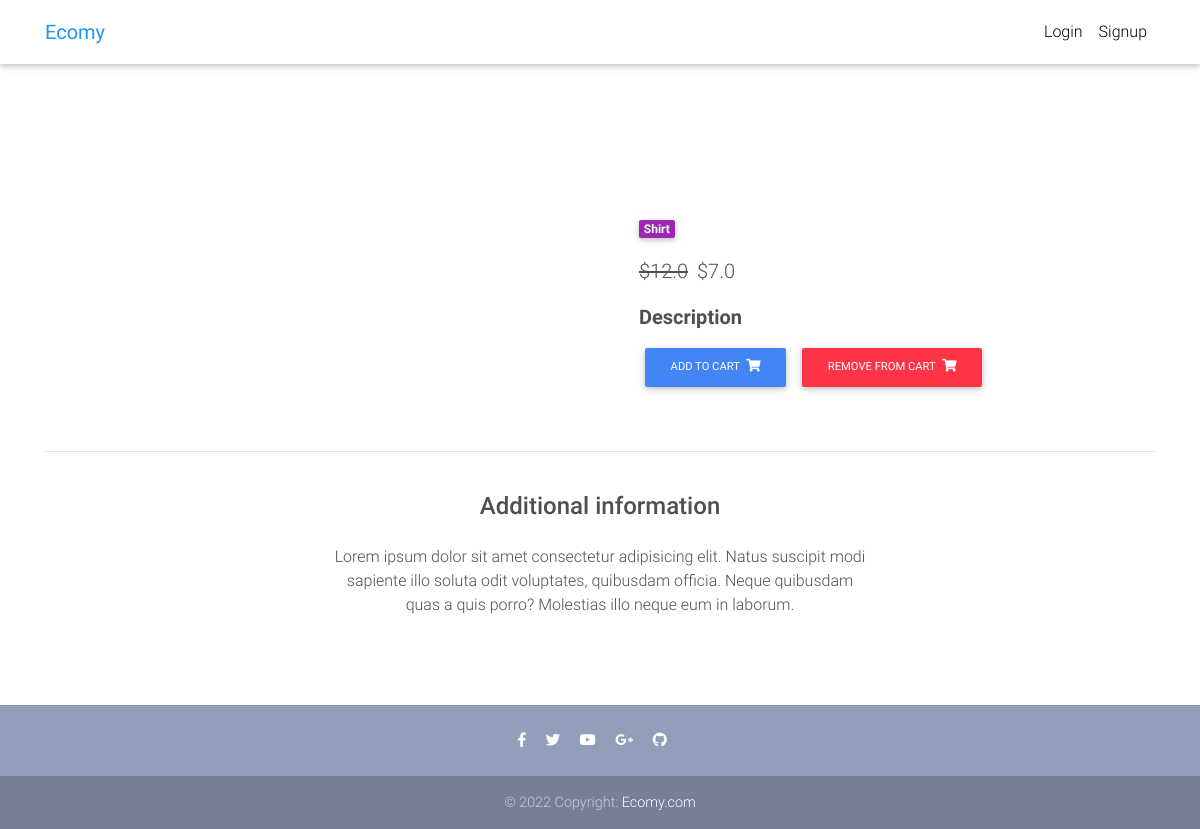
Page /product/test-product3/ on the committed database.
### core/models.py (models this page shows, shortened)
class Item(models.Model):
    title = models.CharField(max_length=100)
    price = models.FloatField()
    discount_price = models.FloatField(blank=True, null=True)
    category = models.CharField(choices=CATEGORY_CHOICES, max_length=2)
    label = models.CharField(choices=LABEL_CHOICES, max_length=1)
    slug = models.SlugField(default='test-product')
    decription = models.TextField(default="TEST DESCRIPTION")
    image = models.ImageField()
    def get_add_to_cart_url(self):
        return reverse("core:add-to-cart", kwargs={
            'slug': self.slug
        })
    def get_remove_from_cart_url(self):
        return reverse("core:remove-from-cart", kwargs={
            'slug': self.slug
        })

### core/views.py (the view)
# urls.py: path('product/<slug>/', ItemDetailView.as_view(), name='product'),
class ItemDetailView(DetailView):
    model = Item
    template_name = "product.html"

### templates/product.html (shortened to what this page needs)
{% extends "base.html" %}
{% block content %}
  <main class="mt-5 pt-4">
    <div class="container dark-grey-text mt-5">
      <div class="row wow fadeIn">
        <div class="col-md-6 mb-4">
        </div>
        <div class="col-md-6 mb-4">
          <div class="p-4">
            <div class="mb-3">
              <a href="">
                <span class="badge purple mr-1">{{ object.get_category_display }}</span>
              </a>
            </div>
            <p class="lead">
              {% if object.discount_price %}
              <span class="mr-1">
                <del>${{ object.price}}</del>
              </span>
              <span>${{ object.discount_price }}</span>
              {% else %}
              <span>${{ object.price }}</span>
              {% endif %}
            </p>
            <p class="lead font-weight-bold">Description</p>
            <a href="{{ object.get_add_to_cart_url }}" class="btn btn-primary btn-md my-0 p">
              Add to cart
              <i class="fas fa-shopping-cart ml-1"></i>
            </a>
            <a href="{{ object.get_remove_from_cart_url }}" class="btn btn-danger btn-md my-0 p">
              Remove from cart
              <i class="fas fa-shopping-cart ml-1"></i>
            </a>
          </div>
        </div>
      </div>
      <hr>
      <div class="row d-flex justify-content-center wow fadeIn">
        <div class="col-md-6 text-center">
          <h4 class="my-4 h4">Additional information</h4>
          <p>Lorem ipsum dolor sit amet consectetur adipisicing elit. Natus suscipit modi sapiente illo soluta odit
            voluptates,
            quibusdam officia. Neque quibusdam quas a quis porro? Molestias illo neque eum in laborum.</p>
        </div>
      </div>
      <div class="row wow fadeIn">
        <div class="col-lg-4 col-md-12 mb-4">
        </div>
        <div class="col-lg-4 col-md-6 mb-4">
        </div>
        <div class="col-lg-4 col-md-6 mb-4">
        </div>
      </div>
    </div>
  </main>
{% endblock %}

### templates/base.html (style rules this page uses)
html, body, header, .carousel { height: 60vh; }

### rows in the picture
Item: category "Shirt", price "12.0", discount_price "7.0"
